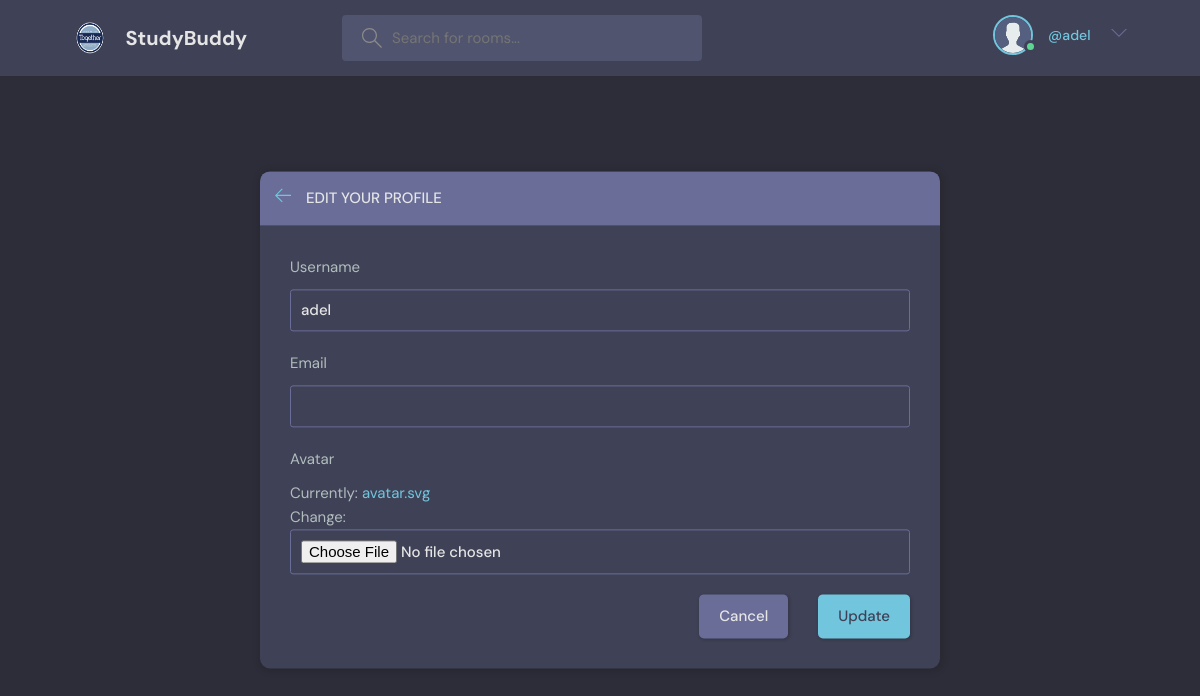
The page /update-profile/1 (signed in) on the database its author committed.
### main/models.py (models this page shows)
class User(AbstractUser):
    name = models.CharField(max_length=200, null=True)
    email = models.EmailField(unique=True, null=True)
    bio = models.TextField(null=True)
    avatar = models.ImageField(null=True, default='avatar.svg')
    REQUIRED_FIELDS = []

### main/views.py (the view, shortened to what this page needs)
# urls.py: path('update-profile/<str:pk>', views.update_profile, name='update-profile'),
@login_required(login_url='login')
def update_profile(request, pk):
    user = request.user
    form = UserForm(instance=user)
    context = {'form': form}
    return render(request, 'main/update-user.html', context)

### main/room_form.py
class UserForm(ModelForm):
    class Meta:
        model = User
        fields = ['username', 'email', 'avatar']

### main/templates/main/update-user.html (shortened to what this page needs)
{% extends 'main/main.html' %}
{% load static %}
{% block content %}
  <main class="update-account layout">
      <div class="container">
          <div class="layout__box">
              <div class="layout__boxHeader">
                  <div class="layout__boxTitle">
                      <a href="{% url 'profile' request.user.id %}">
                          <svg version="1.1" xmlns="http://www.w3.org/2000/svg" width="32" height="32"
                              viewBox="0 0 32 32">
                              <title>arrow-left</title>
                              <path
                                  d="M13.723 2.286l-13.723 13.714 13.719 13.714 1.616-1.611-10.96-10.96h27.625v-2.286h-27.625l10.965-10.965-1.616-1.607z">
                              </path>
                          </svg>
                      </a>
                      <h3>Edit your profile</h3>
                  </div>
              </div>
              <div class="layout__body">
                  <form class="form" method="POST" action="">
                      {% for field in form %}
                      <div class="form__group">
                          <label for="profile_pic">{{ field.label }}</label>
                          {{ field }}
                      </div>
                      {% endfor %}
                      <div class="form__action">
                          <a class="btn btn--dark" href="{% url 'profile' request.user.id %}">Cancel</a>
                          <button class="btn btn--main" type="submit">Update</button>
                      </div>
                  </form>
              </div>
          </div>
      </div>
  </main>
{% endblock %}

### main/templates/main/navbar.html (shortened to what this page needs)
{% load static %}
<header class="header header--loggedIn">
  <div class="container">
    <a href="/" class="header__logo">
      <img src="{% static 'images/together-logo.png' %}" />
      <h1>StudyBuddy</h1>
    </a>
    <form method="GET" action="{% url 'home' %}" class="header__search">
      <label>
        <input name="q" placeholder="Search for rooms..." />
      </label>
    </form>
    <nav class="header__menu">
      {% if request.user.is_authenticated %}
      <div class="header__user">
        <a href="{% url 'profile' request.user.id %}">
          <div class="avatar avatar--medium active">
            <img src="{{ request.user.avatar.url }}" />
          </div>
          <p>{{ request.user.first_name }} {{request.user.last_name}} <span>@{{ request.user.username }}</span></p>
        </a>
        <button class="dropdown-button">
          <svg version="1.1" xmlns="http://www.w3.org/2000/svg" width="32" height="32" viewBox="0 0 32 32">
            <title>chevron-down</title>
            <path d="M16 21l-13-13h-3l16 16 16-16h-3l-13 13z"></path>
          </svg>
        </button>
      </div>
      {% else %}
      <a href="{% url 'login' %}">
        <img src="{% static 'images/avatar.svg' %}" />
        <p>Login/Register</p>
      </a>
      {% endif %}
    </nav>
  </div>
</header>

### rows shown on the page
User: user.avatar (placeholder picture), user.username "adel", form "adel"

### other values the page prints
{{ field.label }} "Username" "Email" "Avatar"
